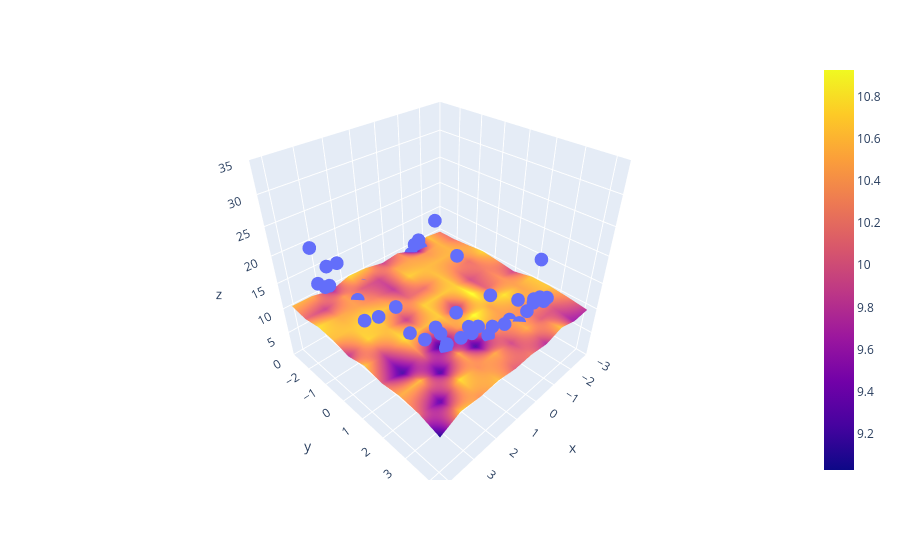

The notebook cell this image was saved under:
### Code cell
fig = px.scatter_3d (x=x.ravel(), y=y.ravel(), z=z.ravel())

fig.add_trace(go.Surface(x= x_input, y=y_input, z=z_final))

fig.update_layout(scene = dict(zaxis = dict(range=[0,35])))

fig.show()
